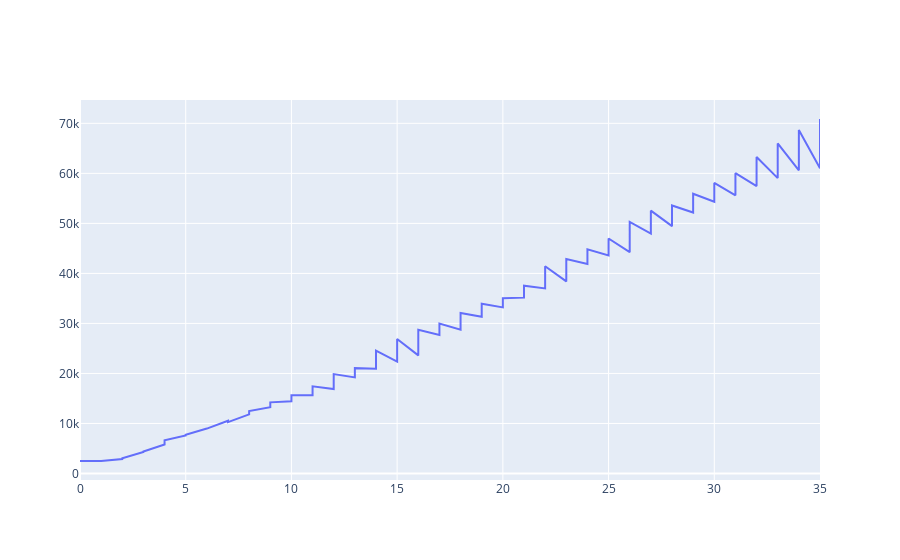

The notebook cell saved with this chart:
### Code cell
fig = go.Figure()
fig.add_trace(go.Scatter(x=data['timestamp'],
                         y=data['totalGold'])
)
